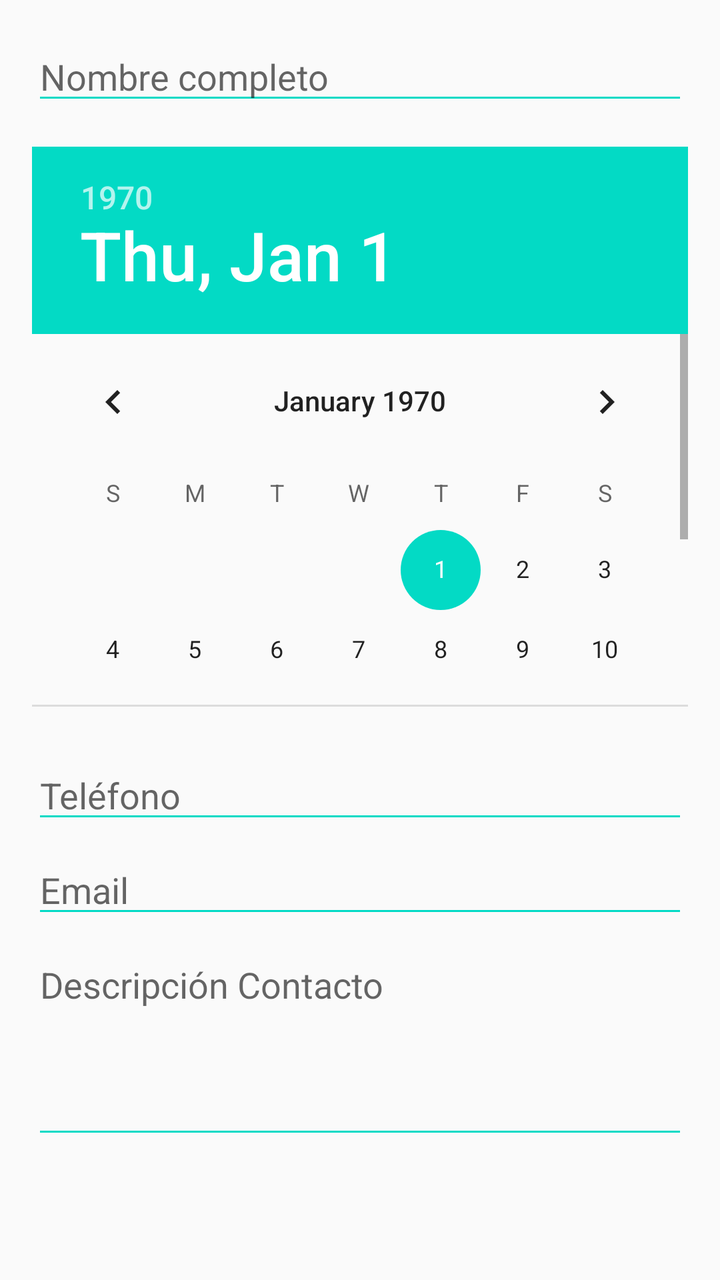
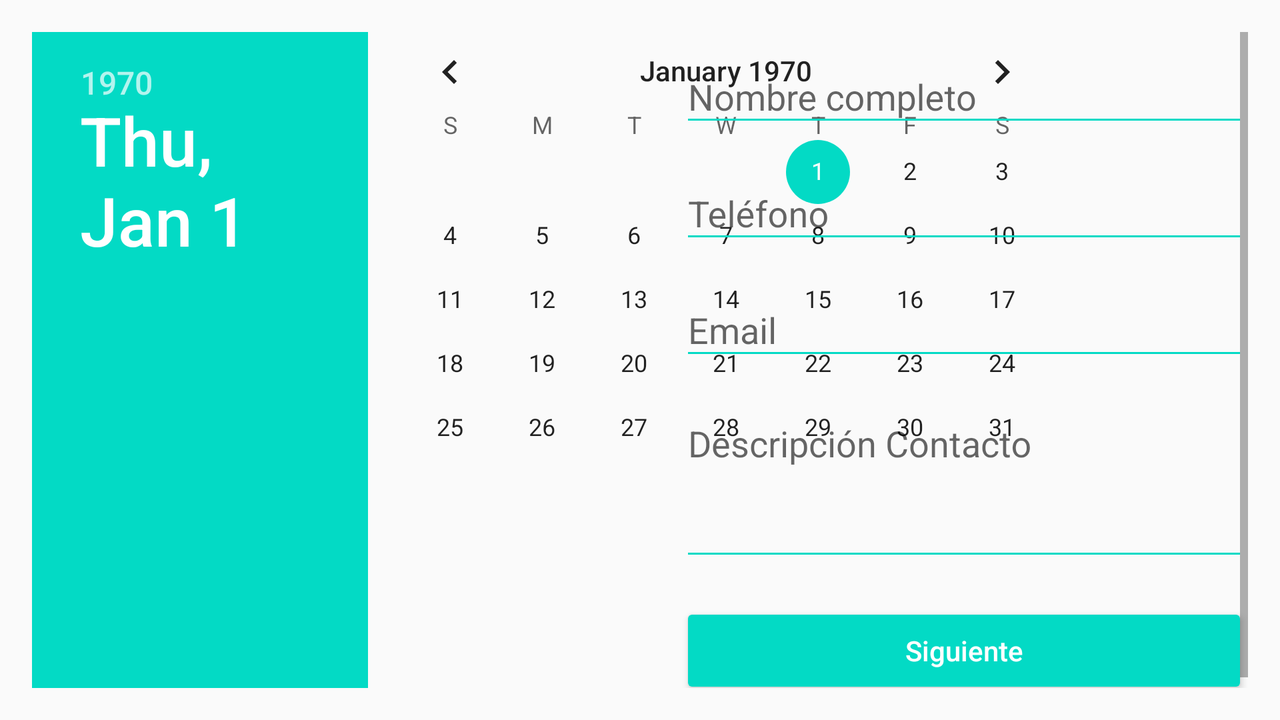

Two renders of one Android screen. The first uses the default layout on a phone; the second uses the alternative layout the repository ships for a different screen configuration, on a matching device. The two XML files are below.
<!-- AndroidManifest.xml: application theme AppTheme -->
<!-- res/layout/activity_main.xml -->
<?xml version="1.0" encoding="utf-8"?>
<LinearLayout xmlns:android="http://schemas.android.com/apk/res/android"
    xmlns:tools="http://schemas.android.com/tools"
    android:layout_width="match_parent"
    android:layout_height="match_parent"
    android:layout_marginTop="@dimen/margin_horizontal"
    android:layout_marginStart="@dimen/margin_vertical"
    android:layout_marginEnd="@dimen/margin_vertical"
    android:layout_marginBottom="@dimen/margin_horizontal"
    tools:context=".MainActivity"
    android:orientation="vertical">

    <EditText
        android:id="@+id/edtNombre"
        android:layout_width="match_parent"
        android:layout_height="wrap_content"
        android:hint="@string/nombre"
        android:maxLines="1"
        android:inputType="text"
        android:theme="@style/EditText"/>

    <DatePicker
        android:id="@+id/dtpFecha"
        android:layout_width="wrap_content"
        android:layout_height="@dimen/size_piker_alto"
        android:layout_marginTop="@dimen/margin_vertical"
        android:layout_marginBottom="@dimen/margin_vertical"
        android:layout_gravity="center_horizontal"/>

    <ScrollView
        android:layout_width="match_parent"
        android:layout_height="wrap_content"
        android:scrollbars="none"
        android:fitsSystemWindows="true"
        android:fillViewport="true">

        <LinearLayout
            android:layout_width="match_parent"
            android:layout_height="wrap_content"
            android:orientation="vertical"
            android:fitsSystemWindows="true">


            <EditText
                android:id="@+id/edtTelefono"
                android:layout_width="match_parent"
                android:layout_height="wrap_content"
                android:paddingTop="@dimen/padding_edt"
                android:hint="@string/telefono"
                android:inputType="phone"
                android:maxLines="1"
                android:theme="@style/EditText"/>

            <EditText
                android:id="@+id/edtEmail"
                android:layout_width="match_parent"
                android:layout_height="wrap_content"
                android:paddingTop="@dimen/padding_edt"
                android:hint="@string/email"
                android:inputType="textEmailAddress"
                android:maxLines="1"
                android:theme="@style/EditText"/>

            <EditText
                android:id="@+id/edtDescripcion"
                android:layout_width="match_parent"
                android:layout_height="wrap_content"
                android:gravity="top|start"
                android:lines="4"
                android:scrollbars="vertical"
                android:paddingTop="@dimen/padding_edt"
                android:inputType="textMultiLine|textAutoComplete"
                android:hint="@string/descripcion"
                android:theme="@style/EditText"/>

            <Button
                android:id="@+id/btnSiguiente"
                android:layout_marginTop="@dimen/margin_btn_top"
                android:layout_width="match_parent"
                android:layout_height="wrap_content"
                android:text="@string/siguiente"
                android:textAllCaps="false"
                android:theme="@style/MyButton"/>



        </LinearLayout>
    </ScrollView>


</LinearLayout>
<!-- resources referenced by this layout -->
<resources>
  <dimen name="margin_btn_top">60dp</dimen>
  <dimen name="margin_horizontal">16dp</dimen>
  <dimen name="margin_vertical">16dp</dimen>
  <dimen name="padding_edt">16dp</dimen>
  <dimen name="size_piker_alto">280dp</dimen>
  <string name="descripcion">Descripción Contacto</string>
  <string name="email">Email</string>
  <string name="nombre">Nombre completo</string>
  <string name="siguiente">Siguiente</string>
  <string name="telefono">Teléfono</string>
  <style name="EditText" parent="Theme.AppCompat.Light">
          
          <item name="colorControlNormal">@color/colorAccent</item>
          
          <item name="colorControlActivated">@android:color/white</item>
      </style>
  <style name="MyButton" parent="Theme.AppCompat.Light">
          <item name="colorButtonNormal">@color/colorAccent</item>
          <item name="colorControlHighlight">@android:color/white</item>
          <item name="android:textColor">@android:color/white</item>
      </style>
  <style name="AppTheme" parent="Theme.AppCompat.Light.DarkActionBar">
          
          <item name="colorPrimary">@color/colorPrimary</item>
          <item name="colorPrimaryDark">@color/colorPrimaryDark</item>
          <item name="colorAccent">@color/colorAccent</item>
      </style>
</resources>
<!-- res/layout-land/activity_main.xml (the repository's variant of the layout above) -->
<!-- drawn on the phone turned sideways -->
<?xml version="1.0" encoding="utf-8"?>
<RelativeLayout xmlns:android="http://schemas.android.com/apk/res/android"
    xmlns:tools="http://schemas.android.com/tools"
    android:layout_width="match_parent"
    android:layout_height="match_parent"
    tools:context=".MainActivity"
    android:layout_marginTop="@dimen/margin_vertical"
    android:layout_marginStart="@dimen/margin_horizontal"
    android:layout_marginEnd="@dimen/margin_vertical"
    android:layout_marginBottom="@dimen/margin_horizontal">


    <DatePicker
        android:id="@+id/dtpFecha"
        android:layout_width="wrap_content"
        android:layout_height="match_parent"
        android:layout_gravity="start"
        android:scrollbars="vertical" />



    <ScrollView
        android:layout_width="300dp"
        android:layout_height="wrap_content"
        android:layout_alignParentEnd="true">

        <RelativeLayout
            android:layout_width="match_parent"
            android:layout_height="wrap_content">

            <com.google.android.material.textfield.TextInputLayout
                android:id="@+id/tilNom"
                android:layout_width="match_parent"
                android:layout_height="wrap_content">

                <androidx.appcompat.widget.AppCompatEditText
                    android:id="@+id/edtNombre"
                    android:layout_width="match_parent"
                    android:layout_height="wrap_content"
                    android:layout_alignParentStart="true"
                    android:layout_alignParentEnd="true"
                    android:layout_marginStart="16dp"
                    android:hint="@string/nombre"
                    android:inputType="text"
                    android:maxLines="1"
                    android:theme="@style/EditText"/>

            </com.google.android.material.textfield.TextInputLayout>

            <com.google.android.material.textfield.TextInputLayout
                android:id="@+id/tilTel"
                android:layout_width="match_parent"
                android:layout_height="wrap_content"
                android:layout_below="@id/tilNom">

                <androidx.appcompat.widget.AppCompatEditText
                    android:id="@+id/edtTelefono"
                    android:layout_width="match_parent"
                    android:layout_height="wrap_content"
                    android:layout_alignParentEnd="true"
                    android:layout_marginStart="16dp"
                    android:layout_marginTop="16dp"
                    android:hint="@string/telefono"
                    android:inputType="phone"
                    android:maxLines="1"
                    android:paddingTop="@dimen/padding_edt"
                    android:theme="@style/EditText"/>

            </com.google.android.material.textfield.TextInputLayout>

            <com.google.android.material.textfield.TextInputLayout
                android:id="@+id/tilEma"
                android:layout_width="match_parent"
                android:layout_height="wrap_content"
                android:layout_below="@id/tilTel">

                <androidx.appcompat.widget.AppCompatEditText
                    android:id="@+id/edtEmail"
                    android:layout_width="match_parent"
                    android:layout_height="wrap_content"
                    android:layout_alignParentEnd="true"
                    android:layout_marginStart="16dp"
                    android:layout_marginTop="16dp"
                    android:hint="@string/email"
                    android:inputType="textEmailAddress"
                    android:maxLines="1"
                    android:paddingTop="@dimen/padding_edt"
                    android:theme="@style/EditText"/>

            </com.google.android.material.textfield.TextInputLayout>

            <com.google.android.material.textfield.TextInputLayout
                android:id="@+id/tilDes"
                android:layout_width="match_parent"
                android:layout_height="wrap_content"
                android:layout_below="@id/tilEma">

                <androidx.appcompat.widget.AppCompatEditText
                    android:id="@+id/edtDescripcion"
                    android:layout_width="match_parent"
                    android:layout_height="wrap_content"
                    android:layout_alignParentEnd="true"
                    android:layout_marginStart="16dp"
                    android:layout_marginTop="16dp"
                    android:gravity="top|start"
                    android:hint="@string/descripcion"
                    android:inputType="textMultiLine|textAutoComplete"
                    android:lines="3"
                    android:paddingTop="@dimen/padding_edt"
                    android:theme="@style/EditText"/>

            </com.google.android.material.textfield.TextInputLayout>

            <Button
                android:id="@+id/btnSiguiente"
                android:layout_width="match_parent"
                android:layout_height="wrap_content"
                android:layout_below="@id/tilDes"
                android:layout_alignParentEnd="true"
                android:layout_marginTop="16dp"
                android:layout_marginStart="16dp"
                android:text="@string/siguiente"
                android:textAllCaps="false"
                android:theme="@style/MyButton"/>


        </RelativeLayout>

    </ScrollView>

</RelativeLayout>
<!-- resources referenced by the variant -->
<!-- as the phone turned sideways resolves them -->
<resources>
  <dimen name="margin_horizontal">16dp</dimen>
  <dimen name="margin_vertical">16dp</dimen>
  <dimen name="padding_edt">16dp</dimen>
  <string name="descripcion">Descripción Contacto</string>
  <string name="email">Email</string>
  <string name="nombre">Nombre completo</string>
  <string name="siguiente">Siguiente</string>
  <string name="telefono">Teléfono</string>
  <style name="EditText" parent="Theme.AppCompat.Light">
          
          <item name="colorControlNormal">@color/colorAccent</item>
          
          <item name="colorControlActivated">@android:color/white</item>
      </style>
  <style name="MyButton" parent="Theme.AppCompat.Light">
          <item name="colorButtonNormal">@color/colorAccent</item>
          <item name="colorControlHighlight">@android:color/white</item>
          <item name="android:textColor">@android:color/white</item>
      </style>
  <style name="AppTheme" parent="Theme.AppCompat.Light.DarkActionBar">
          
          <item name="colorPrimary">@color/colorPrimary</item>
          <item name="colorPrimaryDark">@color/colorPrimaryDark</item>
          <item name="colorAccent">@color/colorAccent</item>
      </style>
</resources>
